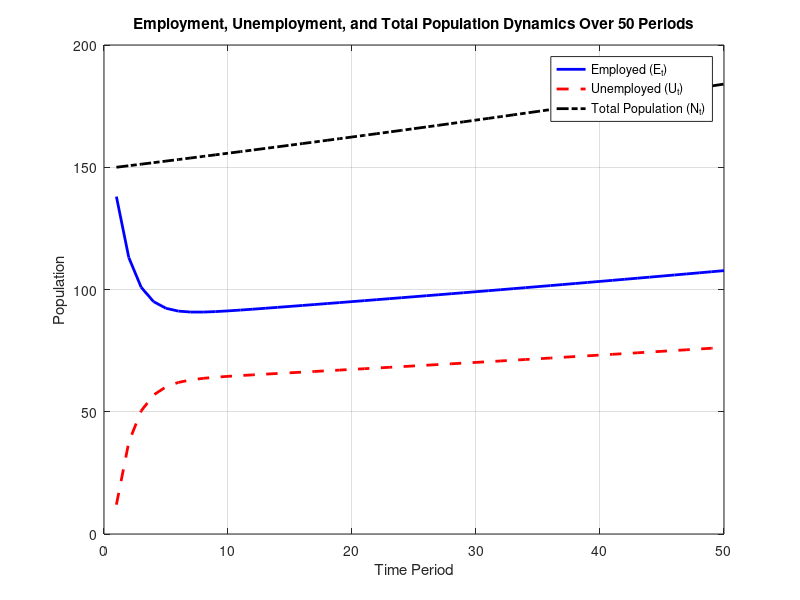
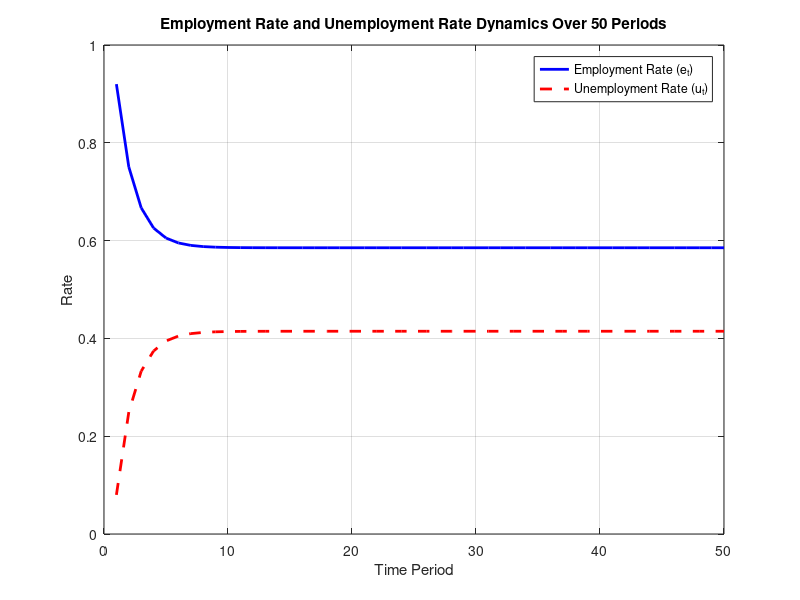
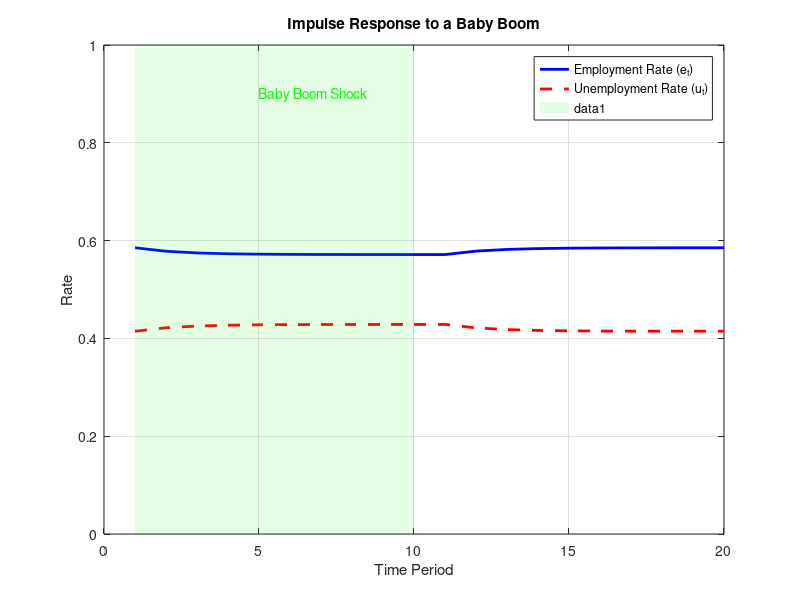

Here is the MATLAB script that generated these plots, in order:
% 参数设置
lambda = 0.3;   % 失业者找到工作的概率
alpha = 0.2;   % 就业者失去工作的概率
r = 0.0124;       % 进入劳动力市场的率
d = 0.00822;       % 退出劳动力市场的率

% 初始值
E0 = 138;      % 初始就业人数
U0 = 12;       % 初始失业人数
T = 50;         % 迭代期数

% 初始化存储数组
E = zeros(1, T);
U = zeros(1, T);
E(1) = E0;
U(1) = U0;
N(1) = E0 + U0;

% 迭代计算
for t = 1:T-1
    E_next = (1 - d)*(1 - alpha)*E(t) + (1 - d)*lambda*U(t);
    U_next = (1 - d)*alpha*E(t) + (1 - d)*(1 - lambda)*U(t) + r*(E(t) + U(t));
    N_next = (1 + r - d)*N(t);
    E(t+1) = E_next;
    U(t+1) = U_next;
    N(t+1) = N_next;
end

% 绘图
time = 1:T;
figure;
plot(time, E, 'b-', 'LineWidth', 2);
hold on;
plot(time, U, 'r--', 'LineWidth', 2);
plot(time, N, 'k-.', 'LineWidth', 2);
xlabel('Time Period');
ylabel('Population');
legend('Employed (E_t)', 'Unemployed (U_t)', 'Total Population (N_t)');
title('Employment, Unemployment, and Total Population Dynamics Over 50 Periods');
grid on;

% 计算就业率和失业率，绘图
e = zeros(1, T);
u = zeros(1, T);
for t = 1:T
    e(t) = E(t) / N(t);
    u(t) = U(t) / N(t);
end
time = 1:50;
figure;
plot(time, e, 'b-', 'LineWidth', 2);
hold on;
plot(time, u, 'r--', 'LineWidth', 2);
xlabel('Time Period');
ylabel('Rate');
legend('Employment Rate (e_t)', 'Unemployment Rate (u_t)');
title('Employment Rate and Unemployment Rate Dynamics Over 50 Periods');
grid on;

% 计算稳态就业率和失业率的函数
function [e_steady, u_steady] = compute_steady_state(e_initial, u_initial, lambda, alpha, r, d)
    % 初始化容忍度和初始值
    tol = 1e-9;
    x = [e_initial; u_initial]; % 初始量
    
    % 构建矩阵A
    A = [(1 - d)*(1 - alpha), (1 - d)*lambda;
         (1 - d)*alpha + r, (1 - d)*(1 - lambda) + r];
    
    % 迭代计算稳态
    while true
        x_next = (1 / (1 + r - d)) * A * x;
        rho = sum((x_next - x).^2); % 总平方差
        
        if rho < tol
            break;
        end
        
        x = x_next;
    end
    
    e_steady = x(1);
    u_steady = x(2);
end

[e_steady, u_steady] = compute_steady_state(0.92, 0.08, lambda, alpha, r, d);
fprintf('稳态就业率: %.4f\n', e_steady); % 0.5854
fprintf('稳态失业率: %.4f\n', u_steady); % 0.4146

function impulse_response_baby_boom(e_steady, u_steady)
    % 参数设置
    lambda = 0.3;   % 失业者找到工作的概率
    alpha = 0.2;   % 就业者失去工作的概率
    r_normal = 0.0124;  % 正常时期的进入劳动力市场的率
    r_high = 0.0248;    % 人口冲击时期的进入率
    d = 0.00822;           % 退出劳动力市场的率
    shock_duration = 10; % 冲击持续期数
    
    % 初始化存储数组
    e = zeros(1, 1000);
    u = zeros(1, 1000);
    e(1) = e_steady;
    u(1) = u_steady;
    
    % 迭代计算
    t = 1;
    while true
        if t <= shock_duration
            r = r_high; % 冲击期使用高进入率
        else
            r = r_normal; % 冲击后恢复原进入率
        end
        
        % 更新就业人数和失业人数
        e_next = ((1 - d)*(1 - alpha)*e(t) + (1 - d)*lambda*u(t)) / (1 + r - d);
        u_next = ((1 - d)*alpha*e(t) + (1 - d)*(1 - lambda)*u(t) + r*(e(t) + u(t))) / (1 + r - d);
        e(t+1) = e_next;
        u(t+1) = u_next;

        rho = (e(t+1) - e(t))^2 + (u(t+1) - u(t))^2;
        tol = 1e-9;
        if rho < tol & t > 10
            break;
        end
        t = t + 1;
    end
    fprintf('t: %i\n', t);
    
    % 绘图
    time = 1:t;
    figure;
    plot(time, e(1:t), 'b-', 'LineWidth', 2);
    hold on;
    plot(time, u(1:t), 'r--', 'LineWidth', 2);
    xlabel('Time Period');
    ylabel('Rate');
    legend('Employment Rate (e_t)', 'Unemployment Rate (u_t)');
    title('Impulse Response to a Baby Boom');
    grid on;
    
    % 标记冲击期
    fill([time(1) time(shock_duration) time(shock_duration) time(1)], ...
         [0 0 1 1], 'g', 'FaceAlpha', 0.1, 'EdgeColor', 'none');
    text(shock_duration/2, 0.9, 'Baby Boom Shock', 'Color', 'g');
end

impulse_response_baby_boom(e_steady, u_steady);